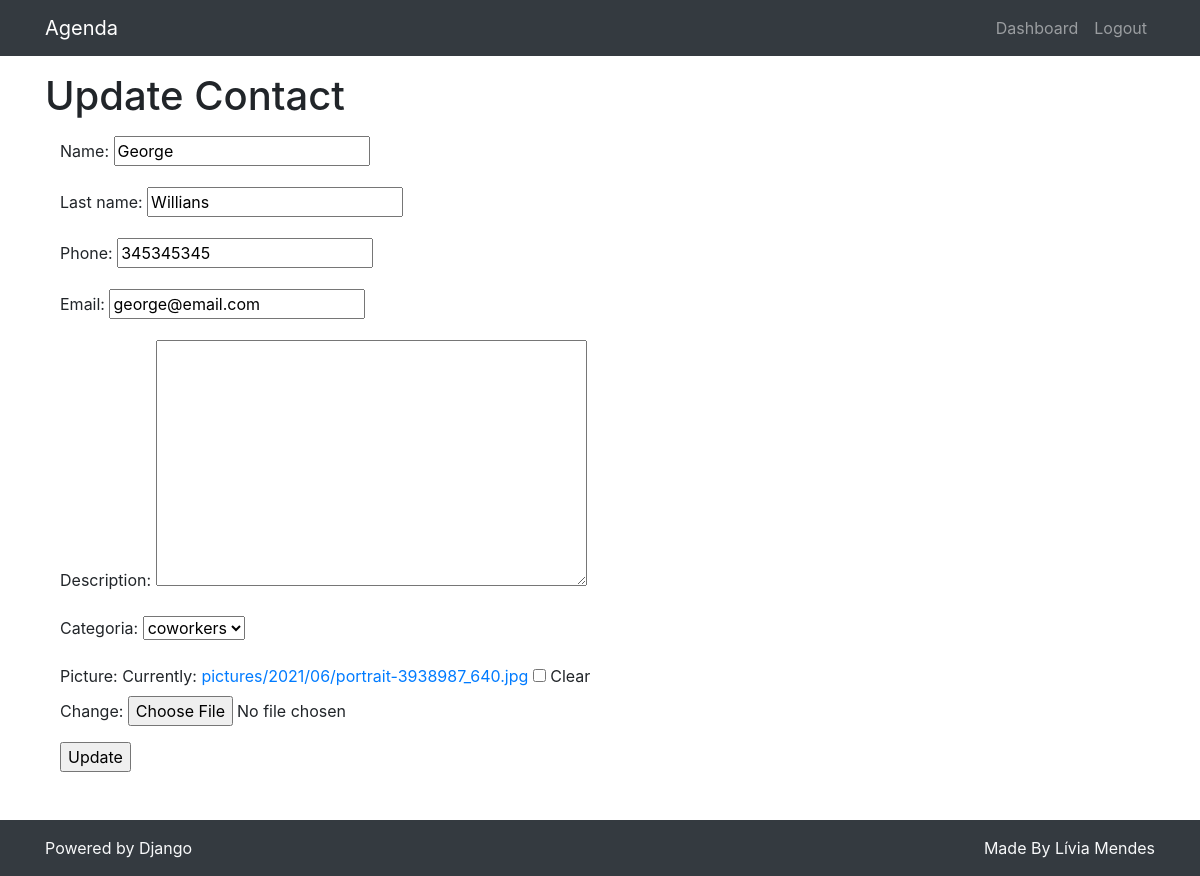
/accounts/update/2 (signed in), run on the app's committed database.
### contacts/models.py (models this page shows, shortened)
class Contact(models.Model):
    name = models.CharField(max_length=255)
    last_name = models.CharField(max_length=255, blank=True)
    phone = models.CharField(max_length=255)
    email = models.CharField(max_length=255, blank=True)
    creation_date = models.DateTimeField(default=timezone.now)
    description = models.TextField(blank=True)
    categoria = models.ForeignKey(Categoria, on_delete=models.DO_NOTHING)
    show = models.BooleanField(default=True)
    picture = models.ImageField(blank=True, upload_to='pictures/%Y/%m/')

class Categoria(models.Model):
    name = models.CharField(max_length=255)
    def __str__(self):
        return self.name

### accounts/views.py (the view)
# urls.py: path('update/<int:contact_id>', views.update_view, name='update'),
@login_required(redirect_field_name='login')
def update_view(request, contact_id):
    context = {}
    obj = get_object_or_404(Contact, id=contact_id)
    form = FormContact(request.POST or None, instance=obj)
    if form.is_valid():
        form.save()
        return redirect('index')
    context["form"] = form
    return render(request, "accounts/update_view.html", context)

### accounts/models.py
class FormContact(forms.ModelForm):
    class Meta:
        model = Contact
        exclude = ('show', 'creation_date')

### accounts/templates/accounts/update_view.html (shortened to what this page needs)
{% extends 'base.html' %}
{% block content %}
<h1 class="mt-3 mb-3"> Update Contact</h1>
<div class="container">
    <form method="POST" enctype="multipart/form-data">
        {{ form.as_p }}
        <input type="submit" value="Update">
    </form>
</div>
{% endblock %}

### data on the page
Contact: name "George", last_name "Willians", phone "345345345", email "george@email.com", categoria "coworkers"
